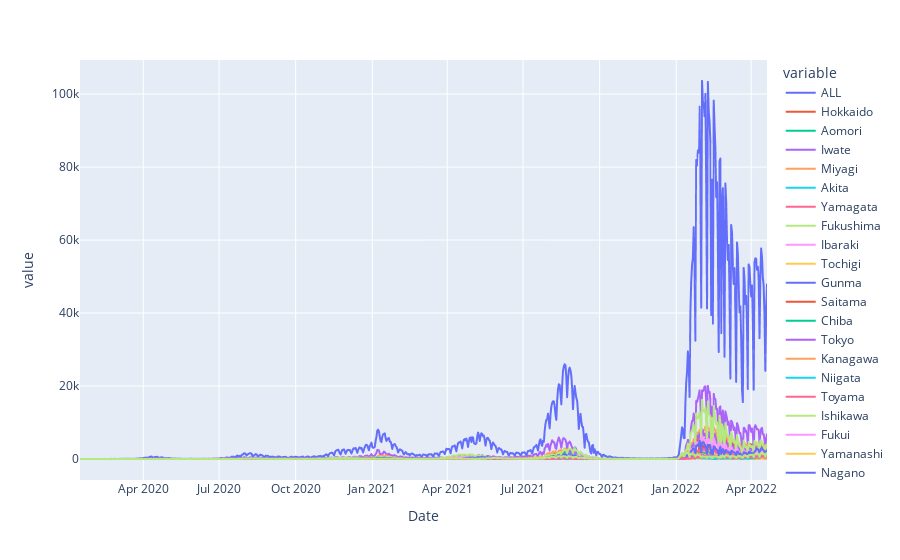

The notebook cell saved with this chart:
### Code cell
px.line(df, )

### Figure 1 — Plotly figure (JSON) as saved in the notebook; plotly's stock layout.template omitted (floating-point values rounded to 4 significant figures; data arrays with more than 128 entries replaced by an {"elided": "..."} marker saying what was removed)
{"data": [{"hovertemplate": "variable=ALL<br>Date=%{x}<br>value=%{y}<extra></extra>", "legendgroup": "ALL", "line": {"color": "#636efa", "dash": "solid"}, "marker": {"symbol": "circle"}, "mode": "lines", "name": "ALL", "showlegend": true, "type": "scattergl", "x": {"elided": "826 str values"}, "xaxis": "x", "y": {"elided": "826 int values"}, "yaxis": "y"}, {"hovertemplate": "variable=Hokkaido<br>Date=%{x}<br>value=%{y}<extra></extra>", "legendgroup": "Hokkaido", "line": {"color": "#EF553B", "dash": "solid"}, "marker": {"symbol": "circle"}, "mode": "lines", "name": "Hokkaido", "showlegend": true, "type": "scattergl", "x": {"elided": "826 str values"}, "xaxis": "x", "y": {"elided": "826 int values"}, "yaxis": "y"}, {"hovertemplate": "variable=Aomori<br>Date=%{x}<br>value=%{y}<extra></extra>", "legendgroup": "Aomori", "line": {"color": "#00cc96", "dash": "solid"}, "marker": {"symbol": "circle"}, "mode": "lines", "name": "Aomori", "showlegend": true, "type": "scattergl", "x": {"elided": "826 str values"}, "xaxis": "x", "y": {"elided": "826 int values"}, "yaxis": "y"}, {"hovertemplate": "variable=Iwate<br>Date=%{x}<br>value=%{y}<extra></extra>", "legendgroup": "Iwate", "line": {"color": "#ab63fa", "dash": "solid"}, "marker": {"symbol": "circle"}, "mode": "lines", "name": "Iwate", "showlegend": true, "type": "scattergl", "x": {"elided": "826 str values"}, "xaxis": "x", "y": {"elided": "826 int values"}, "yaxis": "y"}, {"hovertemplate": "variable=Miyagi<br>Date=%{x}<br>value=%{y}<extra></extra>", "legendgroup": "Miyagi", "line": {"color": "#FFA15A", "dash": "solid"}, "marker": {"symbol": "circle"}, "mode": "lines", "name": "Miyagi", "showlegend": true, "type": "scattergl", "x": {"elided": "826 str values"}, "xaxis": "x", "y": {"elided": "826 int values"}, "yaxis": "y"}, {"hovertemplate": "variable=Akita<br>Date=%{x}<br>value=%{y}<extra></extra>", "legendgroup": "Akita", "line": {"color": "#19d3f3", "dash": "solid"}, "marker": {"symbol": "circle"}, "mode": "lines", "name": "Akita", "showlegend": true, "type": "scattergl", "x": {"elided": "826 str values"}, "xaxis": "x", "y": {"elided": "826 int values"}, "yaxis": "y"}, {"hovertemplate": "variable=Yamagata<br>Date=%{x}<br>value=%{y}<extra></extra>", "legendgroup": "Yamagata", "line": {"color": "#FF6692", "dash": "solid"}, "marker": {"symbol": "circle"}, "mode": "lines", "name": "Yamagata", "showlegend": true, "type": "scattergl", "x": {"elided": "826 str values"}, "xaxis": "x", "y": {"elided": "826 int values"}, "yaxis": "y"}, {"hovertemplate": "variable=Fukushima<br>Date=%{x}<br>value=%{y}<extra></extra>", "legendgroup": "Fukushima", "line": {"color": "#B6E880", "dash": "solid"}, "marker": {"symbol": "circle"}, "mode": "lines", "name": "Fukushima", "showlegend": true, "type": "scattergl", "x": {"elided": "826 str values"}, "xaxis": "x", "y": {"elided": "826 int values"}, "yaxis": "y"}, {"hovertemplate": "variable=Ibaraki<br>Date=%{x}<br>value=%{y}<extra></extra>", "legendgroup": "Ibaraki", "line": {"color": "#FF97FF", "dash": "solid"}, "marker": {"symbol": "circle"}, "mode": "lines", "name": "Ibaraki", "showlegend": true, "type": "scattergl", "x": {"elided": "826 str values"}, "xaxis": "x", "y": {"elided": "826 int values"}, "yaxis": "y"}, {"hovertemplate": "variable=Tochigi<br>Date=%{x}<br>value=%{y}<extra></extra>", "legendgroup": "Tochigi", "line": {"color": "#FECB52", "dash": "solid"}, "marker": {"symbol": "circle"}, "mode": "lines", "name": "Tochigi", "showlegend": true, "type": "scattergl", "x": {"elided": "826 str values"}, "xaxis": "x", "y": {"elided": "826 int values"}, "yaxis": "y"}, {"hovertemplate": "variable=Gunma<br>Date=%{x}<br>value=%{y}<extra></extra>", "legendgroup": "Gunma", "line": {"color": "#636efa", "dash": "solid"}, "marker": {"symbol": "circle"}, "mode": "lines", "name": "Gunma", "showlegend": true, "type": "scattergl", "x": {"elided": "826 str values"}, "xaxis": "x", "y": {"elided": "826 int values"}, "yaxis": "y"}, {"hovertemplate": "variable=Saitama<br>Date=%{x}<br>value=%{y}<extra></extra>", "legendgroup": "Saitama", "line": {"color": "#EF553B", "dash": "solid"}, "marker": {"symbol": "circle"}, "mode": "lines", "name": "Saitama", "showlegend": true, "type": "scattergl", "x": {"elided": "826 str values"}, "xaxis": "x", "y": {"elided": "826 int values"}, "yaxis": "y"}, {"hovertemplate": "variable=Chiba<br>Date=%{x}<br>value=%{y}<extra></extra>", "legendgroup": "Chiba", "line": {"color": "#00cc96", "dash": "solid"}, "marker": {"symbol": "circle"}, "mode": "lines", "name": "Chiba", "showlegend": true, "type": "scattergl", "x": {"elided": "826 str values"}, "xaxis": "x", "y": {"elided": "826 int values"}, "yaxis": "y"}, {"hovertemplate": "variable=Tokyo<br>Date=%{x}<br>value=%{y}<extra></extra>", "legendgroup": "Tokyo", "line": {"color": "#ab63fa", "dash": "solid"}, "marker": {"symbol": "circle"}, "mode": "lines", "name": "Tokyo", "showlegend": true, "type": "scattergl", "x": {"elided": "826 str values"}, "xaxis": "x", "y": {"elided": "826 int values"}, "yaxis": "y"}, {"hovertemplate": "variable=Kanagawa<br>Date=%{x}<br>value=%{y}<extra></extra>", "legendgroup": "Kanagawa", "line": {"color": "#FFA15A", "dash": "solid"}, "marker": {"symbol": "circle"}, "mode": "lines", "name": "Kanagawa", "showlegend": true, "type": "scattergl", "x": {"elided": "826 str values"}, "xaxis": "x", "y": {"elided": "826 int values"}, "yaxis": "y"}, {"hovertemplate": "variable=Niigata<br>Date=%{x}<br>value=%{y}<extra></extra>", "legendgroup": "Niigata", "line": {"color": "#19d3f3", "dash": "solid"}, "marker": {"symbol": "circle"}, "mode": "lines", "name": "Niigata", "showlegend": true, "type": "scattergl", "x": {"elided": "826 str values"}, "xaxis": "x", "y": {"elided": "826 int values"}, "yaxis": "y"}, {"hovertemplate": "variable=Toyama<br>Date=%{x}<br>value=%{y}<extra></extra>", "legendgroup": "Toyama", "line": {"color": "#FF6692", "dash": "solid"}, "marker": {"symbol": "circle"}, "mode": "lines", "name": "Toyama", "showlegend": true, "type": "scattergl", "x": {"elided": "826 str values"}, "xaxis": "x", "y": {"elided": "826 int values"}, "yaxis": "y"}, {"hovertemplate": "variable=Ishikawa<br>Date=%{x}<br>value=%{y}<extra></extra>", "legendgroup": "Ishikawa", "line": {"color": "#B6E880", "dash": "solid"}, "marker": {"symbol": "circle"}, "mode": "lines", "name": "Ishikawa", "showlegend": true, "type": "scattergl", "x": {"elided": "826 str values"}, "xaxis": "x", "y": {"elided": "826 int values"}, "yaxis": "y"}, {"hovertemplate": "variable=Fukui<br>Date=%{x}<br>value=%{y}<extra></extra>", "legendgroup": "Fukui", "line": {"color": "#FF97FF", "dash": "solid"}, "marker": {"symbol": "circle"}, "mode": "lines", "name": "Fukui", "showlegend": true, "type": "scattergl", "x": {"elided": "826 str values"}, "xaxis": "x", "y": {"elided": "826 int values"}, "yaxis": "y"}, {"hovertemplate": "variable=Yamanashi<br>Date=%{x}<br>value=%{y}<extra></extra>", "legendgroup": "Yamanashi", "line": {"color": "#FECB52", "dash": "solid"}, "marker": {"symbol": "circle"}, "mode": "lines", "name": "Yamanashi", "showlegend": true, "type": "scattergl", "x": {"elided": "826 str values"}, "xaxis": "x", "y": {"elided": "826 int values"}, "yaxis": "y"}, {"hovertemplate": "variable=Nagano<br>Date=%{x}<br>value=%{y}<extra></extra>", "legendgroup": "Nagano", "line": {"color": "#636efa", "dash": "solid"}, "marker": {"symbol": "circle"}, "mode": "lines", "name": "Nagano", "showlegend": true, "type": "scattergl", "x": {"elided": "826 str values"}, "xaxis": "x", "y": {"elided": "826 int values"}, "yaxis": "y"}, {"hovertemplate": "variable=Gifu<br>Date=%{x}<br>value=%{y}<extra></extra>", "legendgroup": "Gifu", "line": {"color": "#EF553B", "dash": "solid"}, "marker": {"symbol": "circle"}, "mode": "lines", "name": "Gifu", "showlegend": true, "type": "scattergl", "x": {"elided": "826 str values"}, "xaxis": "x", "y": {"elided": "826 int values"}, "yaxis": "y"}, {"hovertemplate": "variable=Shizuoka<br>Date=%{x}<br>value=%{y}<extra></extra>", "legendgroup": "Shizuoka", "line": {"color": "#00cc96", "dash": "solid"}, "marker": {"symbol": "circle"}, "mode": "lines", "name": "Shizuoka", "showlegend": true, "type": "scattergl", "x": {"elided": "826 str values"}, "xaxis": "x", "y": {"elided": "826 int values"}, "yaxis": "y"}, {"hovertemplate": "variable=Aichi<br>Date=%{x}<br>value=%{y}<extra></extra>", "legendgroup": "Aichi", "line": {"color": "#ab63fa", "dash": "solid"}, "marker": {"symbol": "circle"}, "mode": "lines", "name": "Aichi", "showlegend": true, "type": "scattergl", "x": {"elided": "826 str values"}, "xaxis": "x", "y": {"elided": "826 int values"}, "yaxis": "y"}, {"hovertemplate": "variable=Mie<br>Date=%{x}<br>value=%{y}<extra></extra>", "legendgroup": "Mie", "line": {"color": "#FFA15A", "dash": "solid"}, "marker": {"symbol": "circle"}, "mode": "lines", "name": "Mie", "showlegend": true, "type": "scattergl", "x": {"elided": "826 str values"}, "xaxis": "x", "y": {"elided": "826 int values"}, "yaxis": "y"}, {"hovertemplate": "variable=Shiga<br>Date=%{x}<br>value=%{y}<extra></extra>", "legendgroup": "Shiga", "line": {"color": "#19d3f3", "dash": "solid"}, "marker": {"symbol": "circle"}, "mode": "lines", "name": "Shiga", "showlegend": true, "type": "scattergl", "x": {"elided": "826 str values"}, "xaxis": "x", "y": {"elided": "826 int values"}, "yaxis": "y"}, {"hovertemplate": "variable=Kyoto<br>Date=%{x}<br>value=%{y}<extra></extra>", "legendgroup": "Kyoto", "line": {"color": "#FF6692", "dash": "solid"}, "marker": {"symbol": "circle"}, "mode": "lines", "name": "Kyoto", "showlegend": true, "type": "scattergl", "x": {"elided": "826 str values"}, "xaxis": "x", "y": {"elided": "826 int values"}, "yaxis": "y"}, {"hovertemplate": "variable=Osaka<br>Date=%{x}<br>value=%{y}<extra></extra>", "legendgroup": "Osaka", "line": {"color": "#B6E880", "dash": "solid"}, "marker": {"symbol": "circle"}, "mode": "lines", "name": "Osaka", "showlegend": true, "type": "scattergl", "x": {"elided": "826 str values"}, "xaxis": "x", "y": {"elided": "826 int values"}, "yaxis": "y"}, {"hovertemplate": "variable=Hyogo<br>Date=%{x}<br>value=%{y}<extra></extra>", "legendgroup": "Hyogo", "line": {"color": "#FF97FF", "dash": "solid"}, "marker": {"symbol": "circle"}, "mode": "lines", "name": "Hyogo", "showlegend": true, "type": "scattergl", "x": {"elided": "826 str values"}, "xaxis": "x", "y": {"elided": "826 int values"}, "yaxis": "y"}, {"hovertemplate": "variable=Nara<br>Date=%{x}<br>value=%{y}<extra></extra>", "legendgroup": "Nara", "line": {"color": "#FECB52", "dash": "solid"}, "marker": {"symbol": "circle"}, "mode": "lines", "name": "Nara", "showlegend": true, "type": "scattergl", "x": {"elided": "826 str values"}, "xaxis": "x", "y": {"elided": "826 int values"}, "yaxis": "y"}, {"hovertemplate": "variable=Wakayama<br>Date=%{x}<br>value=%{y}<extra></extra>", "legendgroup": "Wakayama", "line": {"color": "#636efa", "dash": "solid"}, "marker": {"symbol": "circle"}, "mode": "lines", "name": "Wakayama", "showlegend": true, "type": "scattergl", "x": {"elided": "826 str values"}, "xaxis": "x", "y": {"elided": "826 int values"}, "yaxis": "y"}, {"hovertemplate": "variable=Tottori<br>Date=%{x}<br>value=%{y}<extra></extra>", "legendgroup": "Tottori", "line": {"color": "#EF553B", "dash": "solid"}, "marker": {"symbol": "circle"}, "mode": "lines", "name": "Tottori", "showlegend": true, "type": "scattergl", "x": {"elided": "826 str values"}, "xaxis": "x", "y": {"elided": "826 int values"}, "yaxis": "y"}, {"hovertemplate": "variable=Shimane<br>Date=%{x}<br>value=%{y}<extra></extra>", "legendgroup": "Shimane", "line": {"color": "#00cc96", "dash": "solid"}, "marker": {"symbol": "circle"}, "mode": "lines", "name": "Shimane", "showlegend": true, "type": "scattergl", "x": {"elided": "826 str values"}, "xaxis": "x", "y": {"elided": "826 int values"}, "yaxis": "y"}, {"hovertemplate": "variable=Okayama<br>Date=%{x}<br>value=%{y}<extra></extra>", "legendgroup": "Okayama", "line": {"color": "#ab63fa", "dash": "solid"}, "marker": {"symbol": "circle"}, "mode": "lines", "name": "Okayama", "showlegend": true, "type": "scattergl", "x": {"elided": "826 str values"}, "xaxis": "x", "y": {"elided": "826 int values"}, "yaxis": "y"}, {"hovertemplate": "variable=Hiroshima<br>Date=%{x}<br>value=%{y}<extra></extra>", "legendgroup": "Hiroshima", "line": {"color": "#FFA15A", "dash": "solid"}, "marker": {"symbol": "circle"}, "mode": "lines", "name": "Hiroshima", "showlegend": true, "type": "scattergl", "x": {"elided": "826 str values"}, "xaxis": "x", "y": {"elided": "826 int values"}, "yaxis": "y"}, {"hovertemplate": "variable=Yamaguchi<br>Date=%{x}<br>value=%{y}<extra></extra>", "legendgroup": "Yamaguchi", "line": {"color": "#19d3f3", "dash": "solid"}, "marker": {"symbol": "circle"}, "mode": "lines", "name": "Yamaguchi", "showlegend": true, "type": "scattergl", "x": {"elided": "826 str values"}, "xaxis": "x", "y": {"elided": "826 int values"}, "yaxis": "y"}, {"hovertemplate": "variable=Tokushima<br>Date=%{x}<br>value=%{y}<extra></extra>", "legendgroup": "Tokushima", "line": {"color": "#FF6692", "dash": "solid"}, "marker": {"symbol": "circle"}, "mode": "lines", "name": "Tokushima", "showlegend": true, "type": "scattergl", "x": {"elided": "826 str values"}, "xaxis": "x", "y": {"elided": "826 int values"}, "yaxis": "y"}, {"hovertemplate": "variable=Kagawa<br>Date=%{x}<br>value=%{y}<extra></extra>", "legendgroup": "Kagawa", "line": {"color": "#B6E880", "dash": "solid"}, "marker": {"symbol": "circle"}, "mode": "lines", "name": "Kagawa", "showlegend": true, "type": "scattergl", "x": {"elided": "826 str values"}, "xaxis": "x", "y": {"elided": "826 int values"}, "yaxis": "y"}, {"hovertemplate": "variable=Ehime<br>Date=%{x}<br>value=%{y}<extra></extra>", "legendgroup": "Ehime", "line": {"color": "#FF97FF", "dash": "solid"}, "marker": {"symbol": "circle"}, "mode": "lines", "name": "Ehime", "showlegend": true, "type": "scattergl", "x": {"elided": "826 str values"}, "xaxis": "x", "y": {"elided": "826 int values"}, "yaxis": "y"}, {"hovertemplate": "variable=Kochi<br>Date=%{x}<br>value=%{y}<extra></extra>", "legendgroup": "Kochi", "line": {"color": "#FECB52", "dash": "solid"}, "marker": {"symbol": "circle"}, "mode": "lines", "name": "Kochi", "showlegend": true, "type": "scattergl", "x": {"elided": "826 str values"}, "xaxis": "x", "y": {"elided": "826 int values"}, "yaxis": "y"}, {"hovertemplate": "variable=Fukuoka<br>Date=%{x}<br>value=%{y}<extra></extra>", "legendgroup": "Fukuoka", "line": {"color": "#636efa", "dash": "solid"}, "marker": {"symbol": "circle"}, "mode": "lines", "name": "Fukuoka", "showlegend": true, "type": "scattergl", "x": {"elided": "826 str values"}, "xaxis": "x", "y": {"elided": "826 int values"}, "yaxis": "y"}, {"hovertemplate": "variable=Saga<br>Date=%{x}<br>value=%{y}<extra></extra>", "legendgroup": "Saga", "line": {"color": "#EF553B", "dash": "solid"}, "marker": {"symbol": "circle"}, "mode": "lines", "name": "Saga", "showlegend": true, "type": "scattergl", "x": {"elided": "826 str values"}, "xaxis": "x", "y": {"elided": "826 int values"}, "yaxis": "y"}, {"hovertemplate": "variable=Nagasaki<br>Date=%{x}<br>value=%{y}<extra></extra>", "legendgroup": "Nagasaki", "line": {"color": "#00cc96", "dash": "solid"}, "marker": {"symbol": "circle"}, "mode": "lines", "name": "Nagasaki", "showlegend": true, "type": "scattergl", "x": {"elided": "826 str values"}, "xaxis": "x", "y": {"elided": "826 int values"}, "yaxis": "y"}, {"hovertemplate": "variable=Kumamoto<br>Date=%{x}<br>value=%{y}<extra></extra>", "legendgroup": "Kumamoto", "line": {"color": "#ab63fa", "dash": "solid"}, "marker": {"symbol": "circle"}, "mode": "lines", "name": "Kumamoto", "showlegend": true, "type": "scattergl", "x": {"elided": "826 str values"}, "xaxis": "x", "y": {"elided": "826 int values"}, "yaxis": "y"}, {"hovertemplate": "variable=Oita<br>Date=%{x}<br>value=%{y}<extra></extra>", "legendgroup": "Oita", "line": {"color": "#FFA15A", "dash": "solid"}, "marker": {"symbol": "circle"}, "mode": "lines", "name": "Oita", "showlegend": true, "type": "scattergl", "x": {"elided": "826 str values"}, "xaxis": "x", "y": {"elided": "826 int values"}, "yaxis": "y"}, {"hovertemplate": "variable=Miyazaki<br>Date=%{x}<br>value=%{y}<extra></extra>", "legendgroup": "Miyazaki", "line": {"color": "#19d3f3", "dash": "solid"}, "marker": {"symbol": "circle"}, "mode": "lines", "name": "Miyazaki", "showlegend": true, "type": "scattergl", "x": {"elided": "826 str values"}, "xaxis": "x", "y": {"elided": "826 int values"}, "yaxis": "y"}, {"hovertemplate": "variable=Kagoshima<br>Date=%{x}<br>value=%{y}<extra></extra>", "legendgroup": "Kagoshima", "line": {"color": "#FF6692", "dash": "solid"}, "marker": {"symbol": "circle"}, "mode": "lines", "name": "Kagoshima", "showlegend": true, "type": "scattergl", "x": {"elided": "826 str values"}, "xaxis": "x", "y": {"elided": "826 int values"}, "yaxis": "y"}, {"hovertemplate": "variable=Okinawa<br>Date=%{x}<br>value=%{y}<extra></extra>", "legendgroup": "Okinawa", "line": {"color": "#B6E880", "dash": "solid"}, "marker": {"symbol": "circle"}, "mode": "lines", "name": "Okinawa", "showlegend": true, "type": "scattergl", "x": {"elided": "826 str values"}, "xaxis": "x", "y": {"elided": "826 int values"}, "yaxis": "y"}], "layout": {"autosize": true, "legend": {"title": {"text": "variable"}, "tracegroupgap": 0}, "margin": {"t": 60}, "xaxis": {"anchor": "y", "autorange": true, "domain": [0, 1], "range": ["2020-01-16", "2022-04-20"], "title": {"text": "Date"}, "type": "date"}, "yaxis": {"anchor": "x", "autorange": true, "domain": [0, 1], "range": [-5755.0, 109300.0], "title": {"text": "value"}, "type": "linear"}}}
